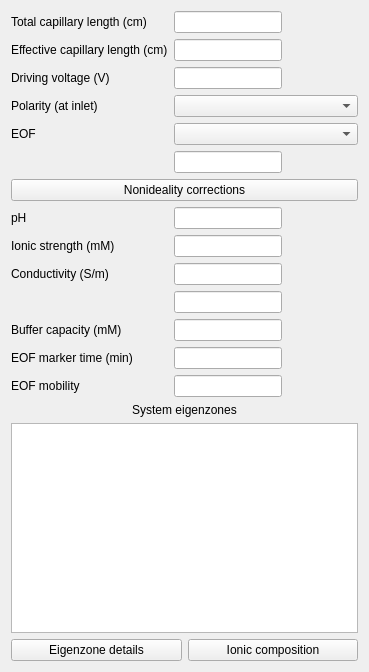
<?xml version="1.0" encoding="UTF-8"?>
<ui version="4.0">
 <class>MainControlWidget</class>
 <widget class="QWidget" name="MainControlWidget">
  <property name="geometry">
   <rect>
    <x>0</x>
    <y>0</y>
    <width>369</width>
    <height>672</height>
   </rect>
  </property>
  <property name="sizePolicy">
   <sizepolicy hsizetype="Fixed" vsizetype="MinimumExpanding">
    <horstretch>0</horstretch>
    <verstretch>0</verstretch>
   </sizepolicy>
  </property>
  <property name="windowTitle">
   <string>Form</string>
  </property>
  <layout class="QVBoxLayout" name="verticalLayout">
   <item>
    <layout class="QFormLayout" name="formLayout">
     <property name="sizeConstraint">
      <enum>QLayout::SetMinimumSize</enum>
     </property>
     <property name="fieldGrowthPolicy">
      <enum>QFormLayout::ExpandingFieldsGrow</enum>
     </property>
     <item row="0" column="0">
      <widget class="QLabel" name="ql_totalLength">
       <property name="text">
        <string>Total capillary length (cm)</string>
       </property>
      </widget>
     </item>
     <item row="0" column="1">
      <widget class="FloatingValueLineEdit" name="qle_totalLength">
       <property name="sizePolicy">
        <sizepolicy hsizetype="Preferred" vsizetype="Fixed">
         <horstretch>0</horstretch>
         <verstretch>0</verstretch>
        </sizepolicy>
       </property>
      </widget>
     </item>
     <item row="1" column="0">
      <widget class="QLabel" name="ql_detectorPosition">
       <property name="text">
        <string>Effective capillary length (cm)</string>
       </property>
      </widget>
     </item>
     <item row="1" column="1">
      <widget class="FloatingValueLineEdit" name="qle_detectorPosition">
       <property name="sizePolicy">
        <sizepolicy hsizetype="Preferred" vsizetype="Fixed">
         <horstretch>0</horstretch>
         <verstretch>0</verstretch>
        </sizepolicy>
       </property>
      </widget>
     </item>
     <item row="2" column="0">
      <widget class="QLabel" name="ql_drivingVoltage">
       <property name="text">
        <string>Driving voltage (V)</string>
       </property>
      </widget>
     </item>
     <item row="2" column="1">
      <widget class="FloatingValueLineEdit" name="qle_drivingVoltage">
       <property name="sizePolicy">
        <sizepolicy hsizetype="Preferred" vsizetype="Fixed">
         <horstretch>0</horstretch>
         <verstretch>0</verstretch>
        </sizepolicy>
       </property>
      </widget>
     </item>
     <item row="3" column="0">
      <widget class="QLabel" name="ql_polarity">
       <property name="text">
        <string>Polarity (at inlet)</string>
       </property>
      </widget>
     </item>
     <item row="3" column="1">
      <widget class="QComboBox" name="qcbox_polarity">
       <property name="sizePolicy">
        <sizepolicy hsizetype="MinimumExpanding" vsizetype="Minimum">
         <horstretch>0</horstretch>
         <verstretch>0</verstretch>
        </sizepolicy>
       </property>
      </widget>
     </item>
     <item row="4" column="0">
      <widget class="QLabel" name="ql_eof">
       <property name="text">
        <string>EOF</string>
       </property>
      </widget>
     </item>
     <item row="4" column="1">
      <widget class="QComboBox" name="qcbox_eof">
       <property name="sizePolicy">
        <sizepolicy hsizetype="MinimumExpanding" vsizetype="Minimum">
         <horstretch>0</horstretch>
         <verstretch>0</verstretch>
        </sizepolicy>
       </property>
      </widget>
     </item>
     <item row="5" column="0">
      <widget class="QLabel" name="ql_eofValue">
       <property name="text">
        <string>&lt;EOF VALUE&gt;</string>
       </property>
      </widget>
     </item>
     <item row="5" column="1">
      <widget class="FloatingValueLineEdit" name="qle_eofValue">
       <property name="sizePolicy">
        <sizepolicy hsizetype="Preferred" vsizetype="Fixed">
         <horstretch>0</horstretch>
         <verstretch>0</verstretch>
        </sizepolicy>
       </property>
      </widget>
     </item>
     <item row="6" column="0" colspan="2">
      <widget class="QPushButton" name="qpb_nonidealityCorrections">
       <property name="sizePolicy">
        <sizepolicy hsizetype="Preferred" vsizetype="Fixed">
         <horstretch>0</horstretch>
         <verstretch>0</verstretch>
        </sizepolicy>
       </property>
       <property name="text">
        <string>Nonideality corrections</string>
       </property>
      </widget>
     </item>
     <item row="7" column="0">
      <widget class="QLabel" name="ql_pH">
       <property name="text">
        <string>pH</string>
       </property>
      </widget>
     </item>
     <item row="7" column="1">
      <widget class="FloatingValueLineEdit" name="qle_pH">
       <property name="sizePolicy">
        <sizepolicy hsizetype="Preferred" vsizetype="Fixed">
         <horstretch>0</horstretch>
         <verstretch>0</verstretch>
        </sizepolicy>
       </property>
       <property name="readOnly">
        <bool>true</bool>
       </property>
      </widget>
     </item>
     <item row="8" column="0">
      <widget class="QLabel" name="ql_ionicStrength">
       <property name="text">
        <string>Ionic strength (mM)</string>
       </property>
      </widget>
     </item>
     <item row="8" column="1">
      <widget class="FloatingValueLineEdit" name="qle_ionicStrength">
       <property name="sizePolicy">
        <sizepolicy hsizetype="Preferred" vsizetype="Fixed">
         <horstretch>0</horstretch>
         <verstretch>0</verstretch>
        </sizepolicy>
       </property>
       <property name="readOnly">
        <bool>true</bool>
       </property>
      </widget>
     </item>
     <item row="9" column="0">
      <widget class="QLabel" name="ql_conducrivity">
       <property name="text">
        <string>Conductivity (S/m)</string>
       </property>
      </widget>
     </item>
     <item row="9" column="1">
      <widget class="FloatingValueLineEdit" name="qle_conductivity">
       <property name="sizePolicy">
        <sizepolicy hsizetype="Preferred" vsizetype="Fixed">
         <horstretch>0</horstretch>
         <verstretch>0</verstretch>
        </sizepolicy>
       </property>
       <property name="readOnly">
        <bool>true</bool>
       </property>
      </widget>
     </item>
     <item row="10" column="0">
      <widget class="QLabel" name="ql_resistivity">
       <property name="text">
        <string>&lt;RESISTIVITY_PLCHLDR&gt;</string>
       </property>
      </widget>
     </item>
     <item row="10" column="1">
      <widget class="FloatingValueLineEdit" name="qle_resistivity">
       <property name="sizePolicy">
        <sizepolicy hsizetype="Preferred" vsizetype="Fixed">
         <horstretch>0</horstretch>
         <verstretch>0</verstretch>
        </sizepolicy>
       </property>
       <property name="readOnly">
        <bool>true</bool>
       </property>
      </widget>
     </item>
     <item row="11" column="0">
      <widget class="QLabel" name="ql_bufferCapacity">
       <property name="text">
        <string>Buffer capacity (mM)</string>
       </property>
      </widget>
     </item>
     <item row="11" column="1">
      <widget class="FloatingValueLineEdit" name="qle_bufferCapacity">
       <property name="sizePolicy">
        <sizepolicy hsizetype="Preferred" vsizetype="Fixed">
         <horstretch>0</horstretch>
         <verstretch>0</verstretch>
        </sizepolicy>
       </property>
      </widget>
     </item>
     <item row="12" column="0">
      <widget class="QLabel" name="ql_eofMarkerTime">
       <property name="text">
        <string>EOF marker time (min)</string>
       </property>
      </widget>
     </item>
     <item row="12" column="1">
      <widget class="FloatingValueLineEdit" name="qle_eofMarkerTime">
       <property name="sizePolicy">
        <sizepolicy hsizetype="Preferred" vsizetype="Fixed">
         <horstretch>0</horstretch>
         <verstretch>0</verstretch>
        </sizepolicy>
       </property>
       <property name="readOnly">
        <bool>true</bool>
       </property>
      </widget>
     </item>
     <item row="13" column="0">
      <widget class="QLabel" name="ql_eofMobility">
       <property name="text">
        <string>EOF mobility</string>
       </property>
      </widget>
     </item>
     <item row="13" column="1">
      <widget class="FloatingValueLineEdit" name="qle_eofMobility">
       <property name="sizePolicy">
        <sizepolicy hsizetype="Preferred" vsizetype="Fixed">
         <horstretch>0</horstretch>
         <verstretch>0</verstretch>
        </sizepolicy>
       </property>
       <property name="readOnly">
        <bool>true</bool>
       </property>
      </widget>
     </item>
    </layout>
   </item>
   <item>
    <widget class="QLabel" name="ql_systemEigenzones">
     <property name="text">
      <string>System eigenzones</string>
     </property>
     <property name="alignment">
      <set>Qt::AlignCenter</set>
     </property>
    </widget>
   </item>
   <item>
    <widget class="CopiableItemsTableView" name="qtbv_systemEigenzones">
     <property name="sizePolicy">
      <sizepolicy hsizetype="Preferred" vsizetype="MinimumExpanding">
       <horstretch>0</horstretch>
       <verstretch>0</verstretch>
      </sizepolicy>
     </property>
     <property name="horizontalScrollBarPolicy">
      <enum>Qt::ScrollBarAlwaysOff</enum>
     </property>
     <property name="sizeAdjustPolicy">
      <enum>QAbstractScrollArea::AdjustIgnored</enum>
     </property>
    </widget>
   </item>
   <item>
    <layout class="QHBoxLayout" name="horizontalLayout">
     <item>
      <widget class="QPushButton" name="qpb_details">
       <property name="sizePolicy">
        <sizepolicy hsizetype="Preferred" vsizetype="Fixed">
         <horstretch>0</horstretch>
         <verstretch>0</verstretch>
        </sizepolicy>
       </property>
       <property name="text">
        <string>Eigenzone details</string>
       </property>
      </widget>
     </item>
     <item>
      <widget class="QPushButton" name="qpb_bgeIonicComposition">
       <property name="sizePolicy">
        <sizepolicy hsizetype="Preferred" vsizetype="Fixed">
         <horstretch>0</horstretch>
         <verstretch>0</verstretch>
        </sizepolicy>
       </property>
       <property name="text">
        <string>Ionic composition</string>
       </property>
      </widget>
     </item>
    </layout>
   </item>
  </layout>
 </widget>
 <customwidgets>
  <customwidget>
   <class>CopiableItemsTableView</class>
   <extends>QTableView</extends>
   <header>src/ui/copiableitemstableview.h</header>
  </customwidget>
  <customwidget>
   <class>FloatingValueLineEdit</class>
   <extends>QLineEdit</extends>
   <header>src/ui/elementaries/floatingvaluelineedit.h</header>
  </customwidget>
 </customwidgets>
 <resources/>
 <connections/>
</ui>
